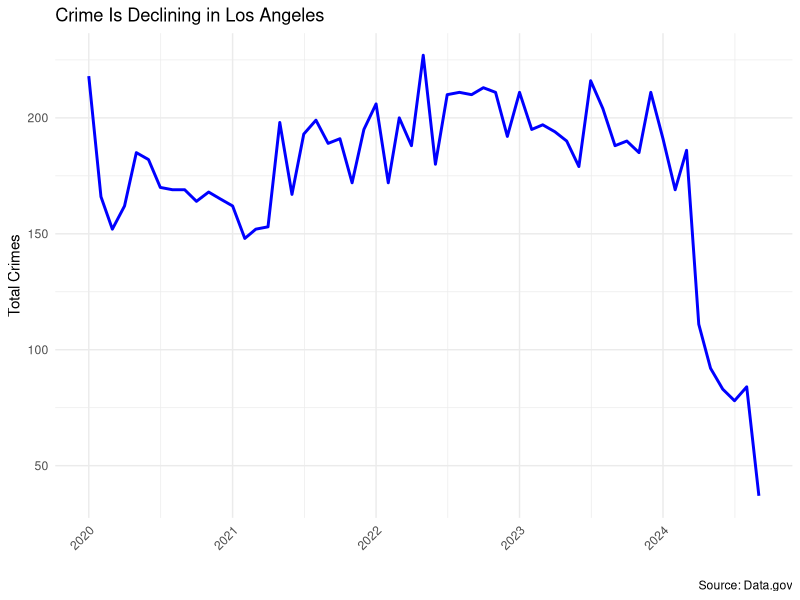
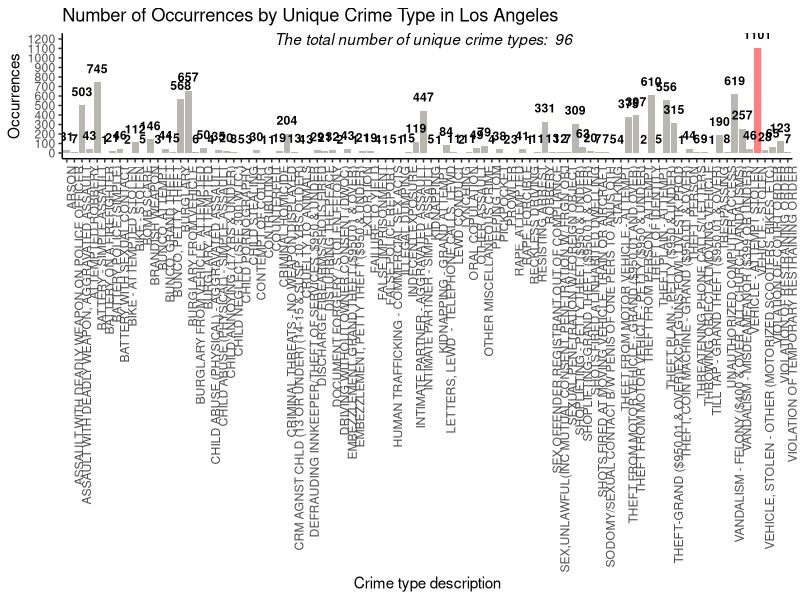
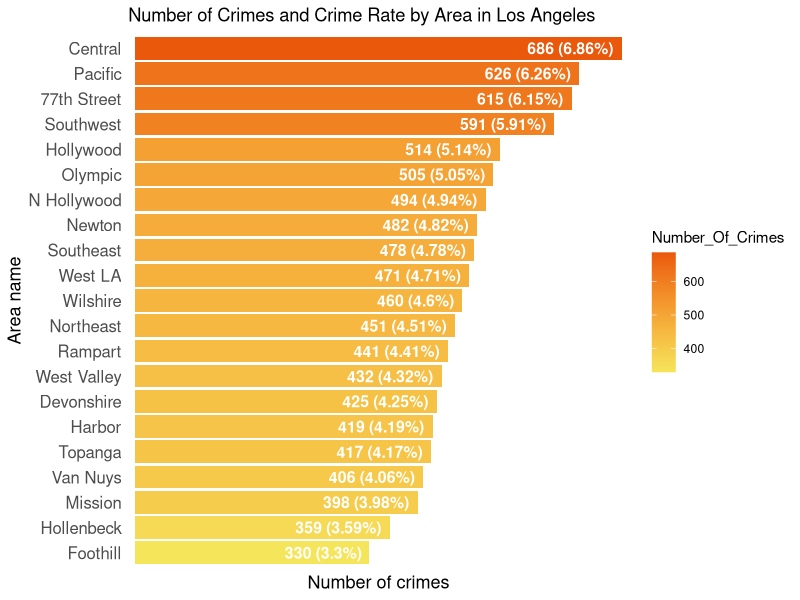
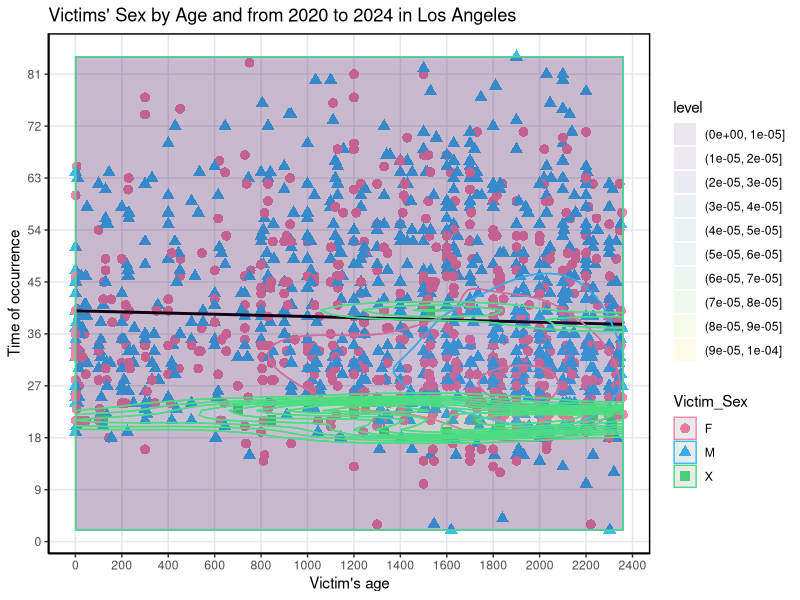

These figures' R source, in order:
# Assignment 1: Exploring Crime Data in Los Angeles ----

# In this assignment, you'll be exploring a data set containing information
# about crimes in Los Angeles. The goal is to analyze and summarize key aspects
# of the data to better understand crime patterns.

# Start with a few simple ideas:

#1) What are the unique crimes happening in LA?
#2) Which type of crime is occurring the most?
#3) Which neighborhoods are experiencing the highest crime rates?
#4) Create 3 visuals from the data. Keep in mind the best practices we learned from
#Tufte and Berinato. Make sure all your graphs are customized.

# Deliverables:
# An R Script file.
# Screenshots of your graphs with a brief description of what you created. In your document 
# attach your visual with the caption explain what you accomplished with each chart.  

# Note: Each graph must have at least 4 modifications (more is better :) ) from the default settings to 
# receive full credit. You can include elements such as color, labels, axis names, titles, captions, or even remove
# unnecessary elements to enhance clarity. Be creative and ensure your graphs are informative
# and appealing.

# Helpful Reading Resources:

#Data Visualization: A Practical Introduction by Kieran Healy https://socviz.co/
#Chapter 3: Make a plot and
#Chapter 4: Show the right numbers



# Section 1: Read in required packages and libraries needed ----

# install.packages("tidyverse")
# install.packages("ggplot2")
# install.packages("dplyr")
# install.packages("readr")

library(tidyverse)
library(ggplot2)
library(dplyr)
library(readr)



# Section 2: Load data, review data, and format ----
crime_tbl <- read.csv("crime_data.csv")

# Check for for NAs in entire dataset
any(is.na(crime_tbl))

# Remove Nas from data
crime_tbl <- na.omit(crime_tbl)

# sanity check
is.na(crime_tbl)

# see column names
names(crime_tbl)

# rename columns for ease
crime_tbl <- crime_tbl %>%
  rename(
    "Report_Number"          = DR_NO,              
    "Date_of_Occurrence"     = DATE.OCC,       
    "Time_of_Occurrence"     = TIME.OCC,     
    "Crime_Code_Description" = Crm.Cd.Desc,
    "Crime_Code"             = Crm.Cd,  
    "Premise_Description"    = Premis.Desc,
    "Premise_Code"           = Premis.Cd,
    "Victim_Race"            = Vict.Descent,
    "Victim_Sex"             = Vict.Sex,
    "Victim_Age"             = Vict.Age,    
    "Neighborhood"           = AREA.NAME,
    "Neighborhood_Code"      = AREA,  
  )

# Convert date column "Date_of_Occurrence" to just date since we already have a time column 
crime_tbl$Date_of_Occurrence <- as.Date(crime_tbl$Date_of_Occurrence, format = "%m/%d/%Y")

# Sanity reformatted column
head(crime_tbl)



# Section 3: Wrangling crime data ----
# Data Manipulation

# Aggregate data by month
crime_by_month <- crime_tbl %>%
  mutate(Month = format(Date_of_Occurrence, "%Y-%m")) %>%
  group_by(Month) %>% # Group crimes by month
  summarise(Total_Crimes = n()) # n() counts the number of rows in each group, how many times each type of crime occurs.

# Convert Month back to Date to prepare date for plotting
crime_by_month$Month <- as.Date(paste0(crime_by_month$Month, "-01"))

# Create Line Chart showing total crimes per month ----
ggplot(crime_by_month, aes(x = Month, y = Total_Crimes)) +
  
  # Canvas
  geom_line(color = "blue", linewidth = 1) +  # Line plot for trend
  #geom_point(color = "red", size = 2) +  # Add points for emphasis
  theme_minimal() +
  labs(title = "Crime Is Declining in Los Angeles",
       caption = "Source: Data.gov",
       x = "",
       y = "Total Crimes") +
  theme(axis.text.x = element_text(angle = 45, hjust = 1))

# 1) What are the unique crimes happening in LA?
unique_crime_types <- unique(crime_tbl$Crime_Code_Description)
number_of_unique_crime_types <- length(unique_crime_types)
number_of_unique_crime_types

# 2) Which type of crime is occurring the most?
# Get the occurrences of each crime type
crime_type_occurrences <- crime_tbl %>%
  group_by(Crime_Code_Description) %>%
  summarise(Occurrences = n())

# Find the max occurrence
most_occurring_crime <- crime_type_occurrences[
  which.max(crime_type_occurrences$Occurrences), 
]
most_occurring_crime

# 3) Which neighborhoods area experiencing the highest crime rates?
total_number_of_crimes <- nrow(crime_tbl)

number_of_crimes_by_area <- crime_tbl %>%
  group_by(Neighborhood) %>%
  summarise(Number_Of_Crimes = n())

number_of_crimes_by_area$Rate <- number_of_crimes_by_area$Number_Of_Crimes / 
  total_number_of_crimes * 100

highest_crime_rate_area <- number_of_crimes_by_area[
  which.max(number_of_crimes_by_area$Rate),
]
highest_crime_rate_area

# 4) Graphs
# 1. [For questions 1 & 2] Use a bar chart to display the number of occurrences 
# by each unique crime type.

# Short description: This bar chart shows the number of occurrences for each of 
# the 96 unique crime types in Los Angeles, with 'Vehicle - Stolen' being the 
# most frequent with 1,101 occurrences. The color gradient transitions from red 
# to yellow, indicating from high to low in the number of occurrences.

# Set variables
lowest_number_of_crimes <- 0
highest_number_of_crimes <- 1200
number_interval <- 100
annotation_label <- paste(
  "The total number of unique crime types: ", 
  number_of_unique_crime_types
)
annotation_x_position <- number_of_unique_crime_types / 2
annotation_y_position <- highest_number_of_crimes

# Chart
ggplot(
  crime_type_occurrences,
  aes(x = Crime_Code_Description, y = Occurrences)
) +
  geom_col(
    aes(fill = ifelse(Occurrences == max(Occurrences), "#ff8081", "#b8b7b0"))
  ) +
  geom_text(
    aes(label = Occurrences),
    vjust = -1,
    fontface = "bold",
    size = 3.1
  ) +
  scale_fill_identity() +
  scale_y_continuous(breaks = seq(
    lowest_number_of_crimes,
    highest_number_of_crimes,
    number_interval)
  ) +
  labs(
    title = "Number of Occurrences by Unique Crime Type in Los Angeles",
    x = "Crime type description"
  ) +
  annotate(
    "text",
    x = annotation_x_position,
    y = annotation_y_position,
    label = annotation_label,
    hjust = 0.5,
    fontface = "italic"
  ) +
  theme_classic() +
  theme(axis.text.x = element_text(angle = 90, hjust = 1))

# Modifications
# - Used geom_col() to display the data by columns, with a condition to fill 
# the highest column in red, other columns are in gray.
# - Used geom_text() to add the number of occurrences above each column with 
# some padding. The text is set to bold with a font size of 3.1.
# - Used labs() to add a title to the chart and label the x-axis (the y-axis 
# retains its default label).
# - Used annotate() to add an annotation label indicating that there are 
# 96 unique crimes, and positioned it at the top center of the chart panel.
# - Used theme_classic() to apply the classic theme.
# - Used theme() to rotate the texts on the x-axis by 90 degrees and align them 
# to the top.
# - Used scale_y_continuous() to adjust the scale of the y-axis, from 0-1250 
# (the default range) to 0-1200 and set the interval at 100.


# 2. [For questions 3] Use a horizontal bar chart to show the number of crimes 
# by area.

# Short description: This horizontal bar chart shows the number of crimes and 
# crime rates by area in Los Angeles. Central is a dangerous area having the 
# highest crime rate at about 6.86%. Besides, the colors range from light to 
# dark purple, where darker shades mean higher crime rates, and lighter shades 
# mean lower crime rates.

# Chart
ggplot(
  number_of_crimes_by_area,
  aes(
    x = reorder(Neighborhood, Number_Of_Crimes),
    y = Number_Of_Crimes,
    fill = Number_Of_Crimes
  )
) +
  geom_col() +
  geom_text(
    aes(label = paste(
      Number_Of_Crimes, " (", round(Rate, digits = 2), "%)", sep = "")
    ),
    hjust = 1.1,
    fontface = "bold",
    size = 4,
    color = "white"
  ) +
  scale_y_continuous(expand = expansion(add = 10)) +
  scale_fill_gradient(low = "#f5e55b", high = "#ea580c") +
  labs(
    title = "Number of Crimes and Crime Rate by Area in Los Angeles",
    x = "Area name",
    y= "Number of crimes"
  ) +
  theme_classic() +
  theme(
    axis.title.x = element_text(size = 13),
    axis.title.y = element_text(size = 13),
    axis.text.x = element_blank(),
    axis.text.y = element_text(size = 12),
    axis.ticks = element_blank(),
    axis.line = element_blank()
  ) +
  coord_flip()

# Modifications
# - Used reorder() to sort the data in descending order by the number of crimes.
# - Used geom_col() to display the data by columns.
# - Used geom_text() to show the number of crimes and their percentage 
# (rounded to two decimals) inside each column. The texts are set to bold with 
# a font size of 4 and white color.
# - Used scale_y_continuous() to add padding between the y-axis and the columns.
# - Used scale_fill_gradient() to fill the columns, with higher occurrences 
# being represented by red, and lower occurrences being represented by yellow.
# - Used labs() to add a title to the chart and label the x and y axes.
# - Used theme_classic() to apply the classic theme.
# - Used theme() to change the font size of the titles on the x and y axes. 
# Additionally, hid the text on the x-axis, as well as the axes and ticks.
# - Used coord_flip() to display the chart horizontally.


# 3. Find the premise where the most crimes occurred, then analyze the 
# relationship between time and the age of the victims.

# Short description: The chart illustrates the distribution of victims by sex, 
# age, and the time at which the crime occurred on the street, identified as the 
# most common premise. It reveals a downward trend for victims of both genders, 
# 'F' and 'M,' as age increases from 10 to approximately 80, indicating that 
# younger individuals are more likely to become victims of street crime, 
# particularly in the evening. In contrast, individuals over the age of 30 with 
# gender type 'X' have a higher likelihood of being victims during evening hours.

# Get the premise with the highest number of crimes 
top_premise <- crime_tbl %>%
  group_by(Premise_Description) %>%
  summarise(Total_Crimes = n()) %>%
  arrange(desc(Total_Crimes)) %>%
  slice(1)

# Select columns and filter data
cleaned_data_by_most_frequent_premise <- crime_tbl %>%
  #select(Time_of_Occurrence, Premise_Description, Victim_Sex, Victim_Age) %>%
  filter(
    Victim_Age > 0, 
    Victim_Sex != "",
    Time_of_Occurrence >= 0,
    #Premise_Description == most_frequent_premise,
    Premise_Description == top_premise$Premise_Description
  )

# Set variables
new_born <- 0
old_age <- 99
age_interval <- 9
early_morning_time <- 0
midnight_time <- 2400
time_interval <- 200 # every 2 hours

ggplot(
  cleaned_data_by_most_frequent_premise,
  aes(x = Time_of_Occurrence,
      y = Victim_Age,
      color = Victim_Sex)
) +
  geom_point(size = 3, aes(shape = Victim_Sex)) +
  geom_smooth(method = "lm", se = FALSE, color="black") +
  scale_x_continuous(breaks = seq(
    early_morning_time,
    midnight_time,
    time_interval)
  ) +
  scale_y_continuous(breaks = seq(new_born, old_age, age_interval)) +
  scale_colour_manual(values = c(
    "F" = "#F786AA",
    "M" = "#38bdf8",
    "X" = "#4ade80")
  ) +
  labs(title = "Victims' Sex by Age and from 2020 to 2024 in Los Angeles",
       x = "Victim's age",
       y = "Time of occurrence") +
  theme_classic() +
  theme(
    panel.grid.major = element_line(
      color = "#e2e8f0",
      size = 0.5,
      linetype = 1
    ),
    panel.border = element_rect(color = "black", fill = NA, linewidth = 1)
  ) + geom_density_2d_filled(alpha = 0.1)


# Modifications
# - Used geom_point() to display scatterplots, set the size of the points to 3, 
# and show different shapes based on victims' gender.
# - Used geom_smooth() to show the linear regression line, disabled the 
# confidence interval, and set the color of the line to black.
# - Used scale_x_continuous() and scale_y_continuous() to adjust the scale range 
# and interval on the x-axis and y-axis, respectively.
# - Used scale_colour_manual() to apply a unique color to each victim's sex.
# - Used facet_grid() to view different scatterplots based on victims' sex.
# - Used labs() to add a title to the chart and label the axes.
# - Used theme_classic() to apply the classic theme.
# - Used theme() to change the grid color and add a border to the chart panel.
